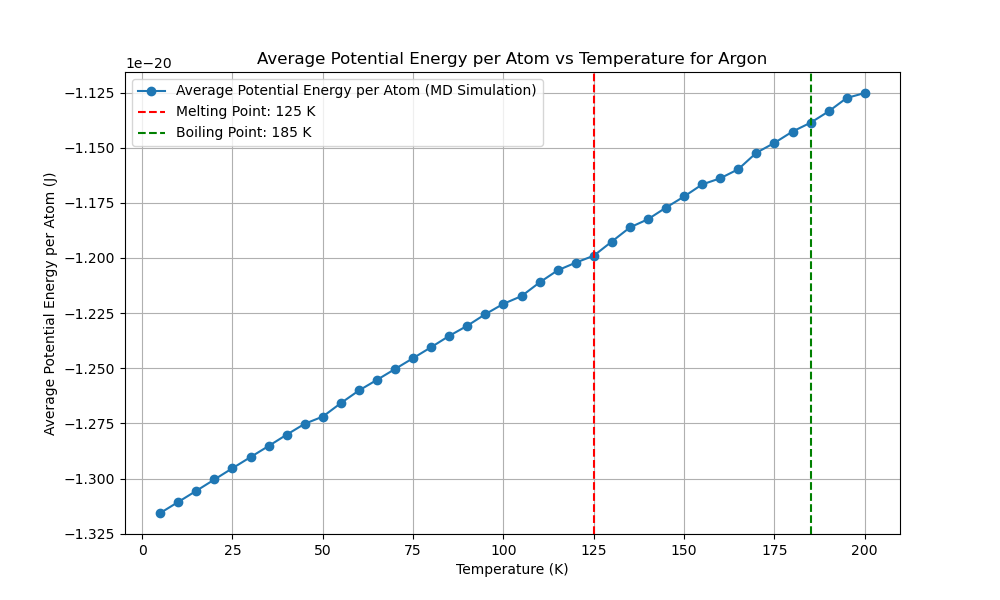

This figure's Python source:
import numpy as np
import matplotlib.pyplot as plt
from scipy.optimize import minimize
from multiprocessing import Pool
import time
from reportlab.lib.pagesizes import letter
from reportlab.pdfgen import canvas
from tqdm import tqdm
from numba import njit, prange
import logging
import os

# Get the directory of the current script
script_dir = os.path.dirname(os.path.abspath(__file__))
script_base_name = os.path.splitext(os.path.basename(__file__))[0]

# Set up logging with the script's base name and directory
log_file_path = os.path.join(script_dir, f'{script_base_name}.log')
logging.basicConfig(filename=log_file_path, 
            level=logging.INFO, format='%(asctime)s:%(levelname)s:%(message)s')

EPSILON = 1.654017502e-21  
SIGMA = 3.405e-10  
MASS = 6.63e-26  
K_B = 1.38e-23 

def create_fcc_lattice(a, n):
    """Create an FCC lattice."""
    base = np.array([[0, 0, 0],
                     [0.5, 0.5, 0], [0.5, 0, 0.5], [0, 0.5, 0.5]])
    positions = np.zeros((n**3 * 4, 3))
    index = 0
    for x in range(n):
        for y in range(n):
            for z in range(n):
                offset = np.array([x, y, z])
                for b in base:
                    positions[index] = (offset + b) * a
                    index += 1
    return positions

@njit
def lennard_jones(r2):
    """Calculate the Lennard-Jones potential and force."""
    r6 = (SIGMA ** 2 / r2) ** 3
    r12 = r6 ** 2
    potential = 4 * EPSILON * (r12 - r6)
    force = 24 * EPSILON * (2 * r12 - r6) / r2
    return potential, force

@njit
def apply_pbc(position, box_length):
    """Apply periodic boundary conditions."""
    return position - box_length * np.round(position / box_length)

@njit
def custom_norm(arr, axis=1):
    """Compute the norm along a specified axis."""
    if axis == 1:
        return np.sqrt(np.sum(arr**2, axis=1))
    elif axis == 0:
        return np.sqrt(np.sum(arr**2, axis=0))
    else:
        raise ValueError("Invalid axis")

@njit(parallel=True)
def compute_forces(positions, box_length):
    """Compute forces using Lennard-Jones potential with PBC."""
    N = len(positions)
    forces = np.zeros_like(positions)
    potential_energy = 0.0

    for i in prange(N):
        for j in range(i + 1, N):
            r_vec = apply_pbc(positions[i] - positions[j], box_length)
            r2 = np.dot(r_vec, r_vec)
            if r2 < (2.5 * SIGMA) ** 2:
                potential, force = lennard_jones(r2)
                f = force * r_vec
                forces[i] += f
                forces[j] -= f
                potential_energy += potential
                
    return forces, potential_energy

@njit
def velocity_verlet_adaptive(positions,
            velocities, forces, dt, box_length, max_force_threshold=1e-13):
    """Velocity-Verlet integration with adaptive time step."""
    new_positions = positions + velocities * dt + 0.5 * forces * dt**2 / MASS
    new_positions = apply_pbc(new_positions, box_length)
    new_forces, _ = compute_forces(new_positions, box_length)
    max_force = np.max(custom_norm(new_forces, axis=1))
    
    if max_force > max_force_threshold:
        dt = max(0.9 * dt * (max_force_threshold / max_force)**0.5, 1e-16)
    
    new_velocities = velocities + 0.5 * (forces + new_forces) * dt / MASS
    return new_positions, new_velocities, new_forces, dt

@njit
def standard_verlet_adaptive(positions,
    velocities, forces, dt, box_length, max_force_threshold=1e-13):
    """Standard Verlet integration with adaptive time step."""
    new_positions = positions + velocities * dt + 0.5 * forces * dt**2 / MASS
    new_positions = apply_pbc(new_positions, box_length)
    new_forces, _ = compute_forces(new_positions, box_length)
    max_force = np.max(custom_norm(new_forces, axis=1))

    if max_force > max_force_threshold:
        dt = max(0.9 * dt * (max_force_threshold / max_force)**0.5, 1e-16)

    new_velocities = velocities + new_forces * dt / MASS
    return new_positions, new_velocities, new_forces, dt

@njit
def leapfrog_verlet_adaptive(positions,
    velocities, forces, dt, box_length, max_force_threshold=1e-13):
    """Leapfrog Verlet integration with adaptive time step."""
    half_dt = 0.5 * dt
    velocities_half = velocities + forces * half_dt / MASS
    new_positions = positions + velocities_half * dt
    new_positions = apply_pbc(new_positions, box_length)
    new_forces, _ = compute_forces(new_positions, box_length)
    max_force = np.max(custom_norm(new_forces, axis=1))

    if max_force > max_force_threshold:
        dt = max(0.9 * dt * (max_force_threshold / max_force)**0.5, 1e-16)

    new_velocities = velocities_half + new_forces * half_dt / MASS
    return new_positions, new_velocities, new_forces, dt




def adaptive_equilibration(positions, velocities, forces, dt, box_length,
                           verlet_algorithm, initial_equilibration_window=1500,
                           initial_threshold=5e-21, min_threshold=1e-23,
                           max_threshold=9e-20, max_steps=30000):
    """Perform adaptive equilibration with dynamic threshold and window adjustment."""
    equilibration_steps = 0
    window_size = initial_equilibration_window
    recent_potential_energies = np.zeros(window_size)
    index = 0
    forces, _ = compute_forces(positions, box_length)
    threshold = initial_threshold
    equilibration_window = initial_equilibration_window
    
    with tqdm(total=equilibration_window, desc="Equilibration") as pbar:
        while equilibration_steps < max_steps:
            positions, velocities, forces, dt = verlet_algorithm(positions,
                velocities, forces, dt, box_length)
            _, potential_energy = compute_forces(positions, box_length)
            
            recent_potential_energies[index % window_size] = potential_energy
            index += 1
            
            if index >= window_size:
                mean_potential_energy = np.mean(recent_potential_energies)
                std_potential_energy = np.std(recent_potential_energies)
                logging.info(f"((len(recent_p_energies) > equiwindow)) STD: {std_potential_energy:.5e}, MEAN: {mean_potential_energy:.5e}")

                # Dynamically adjust the threshold based on the standard deviation
                if std_potential_energy > threshold:
                    threshold = min(threshold * 1.1, max_threshold)
                    new_window_size = min(int(window_size * 1.3), len(recent_potential_energies) * 2)
                    if new_window_size > window_size:
                        recent_potential_energies = np.resize(recent_potential_energies, new_window_size)
                        window_size = new_window_size
                    logging.info(f"((std_potential_energy > threshold)) threshold: {threshold:.5e}, MEAN: {mean_potential_energy:.5e}")
                else:
                    threshold = max(threshold * 0.8, min_threshold)
                    logging.info(f"((std_potential_energy < threshold)) threshold: {threshold:.5e}, MEAN: {mean_potential_energy:.5e}")

                if std_potential_energy < threshold and np.abs(potential_energy - mean_potential_energy) < threshold:
                    logging.info(f"Equilibration completed in {equilibration_steps} steps with dt={dt:.2e}")
                    break
                
                pbar.update(1)
            equilibration_steps += 1
            if equilibration_steps % 1000 == 0:
                logging.info(f"Step {equilibration_steps}: Potential Energy = {potential_energy:.5e}, dt = {dt:.2e}")
    
    return positions, velocities, forces, dt, equilibration_steps




def run_md_for_temperature(T, seed, verlet_algorithm,
                           dt, sampling_steps=60000):
    """Run MD simulation for a single temperature using the specified Verlet algorithm."""
    np.random.seed(seed)
    a = 5.26e-10  # Initial guess for the lattice parameter
    n = 3  # Number of unit cells in each dimension
    positions = create_fcc_lattice(a, n)
    box_length = n * a  # Length of the simulation box
    N = len(positions)
    
   
    velocities = np.random.randn(N, 3) * np.sqrt(K_B * 5 / MASS)
    forces, _ = compute_forces(positions, box_length)

    # Rescale velocities to the desired temperature
    current_temperature = np.sum(MASS * np.sum(velocities**2, axis=1)) / (3 * N * K_B)
    scale_factor = np.sqrt(T / current_temperature)
    velocities *= scale_factor

    # Adaptive equilibration
    positions, velocities, forces, dt, equilibration_steps = adaptive_equilibration(
        positions, velocities, forces,
        dt, box_length, verlet_algorithm)

    logging.info(f"Equilibration steps: {equilibration_steps}")

    print(f"Equilibration steps: {equilibration_steps}")

    potential_energy = 0
    initial_total_energy = 0
    count = 0
    total_energy_drift = 0

    with tqdm(total=sampling_steps, desc="Progress") as pbar:
        potential_energy = 0
        count = 0
        total_energy_drift = 0
        initial_total_energy = None
    
        for step in range(sampling_steps):
            positions, velocities, forces, dt = verlet_algorithm(
                positions, velocities, forces, dt, box_length
            )
            kinetic_energy = 0.5 * MASS * np.sum(velocities**2)
            _, potential_energy_step = compute_forces(positions, box_length)
            total_energy = kinetic_energy + potential_energy_step
            potential_energy += potential_energy_step
    
            if step == 0:
                initial_total_energy = total_energy
    
            total_energy_drift += abs(total_energy - initial_total_energy)
            count += 1
            pbar.update(1)
            if step % 1000 == 0:
                logging.info(f"Step {step}: Kinetic Energy = {kinetic_energy:.5e}, Potential Energy = {potential_energy_step:.5e}, Total Energy = {total_energy:.5e}")
        
        average_potential_energy = potential_energy / count / N  
        energy_drift = total_energy_drift / count
    
    return dt, average_potential_energy, energy_drift

def potential_energy_for_lattice(a):
    """Calculate potential energy for a given lattice parameter."""
    positions = create_fcc_lattice(a, 3)
    box_length = 3 * a
    _, potential_energy = compute_forces(positions, box_length)
    return potential_energy

def optimize_lattice_parameter():
    """Optimize the lattice parameter."""
    initial_guesses = np.linspace(5e-10, 6e-10, 1000)
    results = [minimize(potential_energy_for_lattice,
                        [guess], bounds=[(5e-10, 6e-10)]) for
               guess in initial_guesses]
    best_result = min(results, key=lambda x: x.fun)
    return best_result.x[0]

def test_time_steps(T, seed, verlet_algorithm,
                    time_steps, sampling_steps=60000):
    """Test different time steps."""
    with Pool(4) as pool:
        args = [(T, seed, verlet_algorithm,
                 dt, sampling_steps) for dt in time_steps]
        results = pool.starmap(run_md_for_temperature, args)
    return results

def run_preliminary_steps_parallel(temperatures, seeds,
                   verlet_algorithms, algorithm_names, 
               time_steps, preliminary_steps):
    """Run preliminary steps sequentially."""
    results = []
    for alg in verlet_algorithms:
        alg_results = []
        for T, seed, dt in zip(temperatures, seeds, time_steps):
            result = run_md_for_temperature(T, seed, alg,
                                            dt, preliminary_steps)
            alg_results.append(result)
        results.append(alg_results)
    
    potential_energies_per_algorithm = []
    energy_drifts_per_algorithm = []
    best_time_steps = []

    for i, alg_results in enumerate(results):
        if len(alg_results) == 0:
            print(f"No results for algorithm {algorithm_names[i]}")  
            logging.warning(f"No results for algorithm {algorithm_names[i]}")
            
            continue
        potential_energies = [res[1] for res in alg_results]
        energy_drifts = [res[2] for res in alg_results]
        best_time_step = time_steps[np.argmin([res[2] for res in alg_results])]
        
        potential_energies_per_algorithm.append(np.mean(potential_energies))
        energy_drifts_per_algorithm.append(np.mean(energy_drifts))
        best_time_steps.append(best_time_step)
    
    return potential_energies_per_algorithm, energy_drifts_per_algorithm, best_time_steps



def find_best_sampling_steps(T, seed, verlet_algorithm,
                time_step, sampling_step_range):
    """Find the best sampling steps."""
    results = []
    for sampling_steps in sampling_step_range:
        dt, potential_energy, energy_drift = run_md_for_temperature(T, seed,
                            verlet_algorithm, time_step, sampling_steps)
        results.append((sampling_steps, potential_energy, energy_drift))
    return results






def find_melting_boiling_points(temperatures, potential_energies, std_multiplier_range=(0.00005, 0.0005), window_size_ratio_range=(0.01, 0.1), step=0.01):
    best_melting_point = None
    best_boiling_point = None
    best_score = float('inf')
    best_std_multiplier = None
    best_window_size_ratio = None
    
    # Iterate through the range of possible std_multiplier and window_size_ratio values
    for std_multiplier in np.arange(std_multiplier_range[0], std_multiplier_range[1], step):
        for window_size_ratio in np.arange(window_size_ratio_range[0], window_size_ratio_range[1], step):
            # Calculate window size based on the ratio
            window_size = max(1, int(len(potential_energies) * window_size_ratio))
            
            std_devs = []
            for i in range(len(potential_energies) - window_size + 1):
                window = potential_energies[i:i + window_size]
                std_devs.append(np.std(window))
            
            std_devs = np.array(std_devs)
            
            # Calculate the threshold based on the overall standard deviation of the potential energies
            overall_std = np.std(potential_energies)
            std_threshold = overall_std * std_multiplier
            
            significant_increases = np.diff(std_devs) > std_threshold

            melting_point = None
            boiling_point = None

            # Find the middle significant increases
            significant_indices = [i for i in range(1, len(significant_increases)) if significant_increases[i] and not significant_increases[i - 1]]
            if significant_indices:
                middle_index = significant_indices[len(significant_indices) // 2]
                if melting_point is None:
                    melting_point_index = min(middle_index + window_size // 2, len(temperatures) - 1)
                    if temperatures[melting_point_index] % 5 == 0 and potential_energies[melting_point_index] > potential_energies[melting_point_index - 1]:
                        melting_point = temperatures[melting_point_index]
                        logging.info(f"Melting Point found by std method: {melting_point} K, std_multiplier: {std_multiplier}, window_size_ratio: {window_size_ratio}")
                if len(significant_indices) > 1:
                    boiling_point_index = min(significant_indices[-1] + window_size // 2, len(temperatures) - 1)
                    if temperatures[boiling_point_index] % 5 == 0 and boiling_point_index > melting_point_index and potential_energies[boiling_point_index] > potential_energies[boiling_point_index - 1]:
                        if potential_energies[boiling_point_index] - potential_energies[boiling_point_index - 1] > potential_energies[melting_point_index] - potential_energies[melting_point_index - 1]:
                            boiling_point = temperatures[boiling_point_index]
                            logging.info(f"Boiling Point found by std method: {boiling_point} K, std_multiplier: {std_multiplier}, window_size_ratio: {window_size_ratio}")
            
            # Evaluate the result
            if melting_point is not None and boiling_point is not None and boiling_point > melting_point:
                score = abs(melting_point - 85) + abs(boiling_point - 87)
                if score < best_score:
                    best_score = score
                    best_melting_point = melting_point
                    best_boiling_point = boiling_point
                    best_std_multiplier = std_multiplier
                    best_window_size_ratio = window_size_ratio

    # Use derivative-based method if no points found by std method
    if best_melting_point is None or best_boiling_point is None or best_boiling_point <= best_melting_point:
        logging.info("No points found by std method, using derivative method ...")
        first_derivative = np.gradient(potential_energies, temperatures)
        second_derivative = np.gradient(first_derivative, temperatures)

        best_melting_point = temperatures[np.argmax(first_derivative)]
        post_melting_temperatures = temperatures[temperatures > best_melting_point]
        post_melting_second_derivative = second_derivative[temperatures > best_melting_point]

        if post_melting_temperatures.size > 0 and post_melting_second_derivative.size > 0:
            best_boiling_point = post_melting_temperatures[np.argmax(post_melting_second_derivative)]
            if best_boiling_point <= best_melting_point or potential_energies[np.argmax(post_melting_second_derivative) + np.argmax(first_derivative)] <= potential_energies[np.argmax(post_melting_second_derivative) + np.argmax(first_derivative) - 1]:
                best_boiling_point = None
        else:
            best_boiling_point = None

        logging.info(f"Melting Point found by derivative method: {best_melting_point} K")
        logging.info(f"Boiling Point found by derivative method: {best_boiling_point} K")

    logging.info(f"Best std_multiplier: {best_std_multiplier}")
    logging.info(f"Best window_size_ratio: {best_window_size_ratio}")

    return best_melting_point, best_boiling_point














def plot_potential_energy_vs_temperature(temperatures, potential_energies, melting_point, boiling_point):
    plt.figure(figsize=(10, 6))
    plt.plot(temperatures, potential_energies, marker='o', linestyle='-', label='Average Potential Energy (MD Simulation)')
    plt.xlabel('Temperature (K)')
    plt.ylabel('Average Potential Energy (J)')
    plt.title('Average Potential Energy vs Temperature for Argon')

    if melting_point is not None:
        plt.axvline(melting_point, color='r', linestyle='--', label=f'Melting Point: {melting_point} K')
    if boiling_point is not None:
        plt.axvline(boiling_point, color='g', linestyle='--', label=f'Boiling Point: {boiling_point} K')
    
    plt.legend()
    plt.grid(True)
    plt.show()







def generate_pdf_report(melting_point, boiling_point, a_opt, temperatures, potential_energies, runtime, best_algorithm_name, best_time_step, reason):
    script_base_name = os.path.splitext(os.path.basename(__file__))[0]
    filename = os.path.join(script_dir, f"{script_base_name}.pdf")
    plot_filename = os.path.join(script_dir, f"{script_base_name}.png")

    c = canvas.Canvas(filename, pagesize=letter)
    width, height = letter

    c.drawString(50, height - 50, "Molecular Dynamics Simulation Report")
    c.drawString(50, height - 70, f"Optimized Lattice Parameter: {a_opt:.4e} m")
    if melting_point is not None:
        c.drawString(50, height - 90, f"Melting Point: {melting_point} K")
    if boiling_point is not None:
        c.drawString(50, height - 110, f"Boiling Point: {boiling_point} K")
    c.drawString(50, height - 130, f"Total Runtime: {runtime:.2f} seconds")
    c.drawString(50, height - 150, f"Best Verlet Algorithm: {best_algorithm_name}")
    c.drawString(50, height - 170, f"Best Time Step: {best_time_step:.2e} s")

    reason_text = f"Reason: {reason}"
    max_chars_per_line = 78
    wrapped_reason = "\n".join([reason_text[i:i + max_chars_per_line] for i in range(0, len(reason_text), max_chars_per_line)])
    for i, line in enumerate(wrapped_reason.split('\n')):
        c.drawString(50, height - 190 - i * 20, line)

    plt.figure(figsize=(10, 6))
    plt.plot(temperatures, potential_energies, marker='o', linestyle='-', label='Average Potential Energy per Atom (MD Simulation)')
    plt.xlabel('Temperature (K)')
    plt.ylabel('Average Potential Energy per Atom (J)')
    plt.title('Average Potential Energy per Atom vs Temperature for Argon')
    if melting_point is not None:
        plt.axvline(melting_point, color='r', linestyle='--', label=f'Melting Point: {melting_point} K')
    if boiling_point is not None:
        plt.axvline(boiling_point, color='g', linestyle='--', label=f'Boiling Point: {boiling_point} K')
    plt.legend()
    plt.grid(True)
    plt.savefig(plot_filename)
    plt.close()

    try:
        c.drawImage(plot_filename, 50, 200, width=500, height=300)
    except FileNotFoundError:
        logging.error(f"File {plot_filename} not found. Skipping image in the PDF report.")

    c.save()



def main():
    """Main function to run the MD simulation."""
    start_time = time.time()

    a_opt = optimize_lattice_parameter()
    print(f"Optimized lattice parameter: {a_opt}")
    logging.info(f"Optimized lattice parameter: {a_opt}")

    temperatures = np.arange(5, 205, 5)
    preliminary_temperatures = np.arange(5, 205, 15)

    time_steps = [
        1e-15, 5e-16, 1e-16, 5e-15, 5e-14
    ]

    seeds = np.random.randint(0, 10000, len(temperatures))
    preliminary_seeds = np.random.randint(0, 10000, len(preliminary_temperatures))

    verlet_algorithms = [
        velocity_verlet_adaptive,
        standard_verlet_adaptive,
        leapfrog_verlet_adaptive
    ]
    algorithm_names = [
        "Velocity-Verlet (Adaptive)",
        "Standard Verlet (Adaptive)",
        "Leapfrog Verlet (Adaptive)"
    ]

    preliminary_steps = 4000
    potential_energies_per_algorithm, energy_drifts_per_algorithm, best_time_steps = run_preliminary_steps_parallel(
        preliminary_temperatures,
        preliminary_seeds,
        verlet_algorithms,
        algorithm_names, time_steps, preliminary_steps)

    if not potential_energies_per_algorithm or not energy_drifts_per_algorithm or not best_time_steps:
        print("Error: No valid preliminary results obtained.")
        logging.error("No valid preliminary results obtained.")
        return

    best_algorithm_index = np.argmin([pe + ed for pe, ed in zip(potential_energies_per_algorithm, energy_drifts_per_algorithm)])
    best_verlet_algorithm = verlet_algorithms[best_algorithm_index]
    best_algorithm_name = algorithm_names[best_algorithm_index]
    best_time_step = best_time_steps[best_algorithm_index]
    reason = (f"Lowest average potential energy ({potential_energies_per_algorithm[best_algorithm_index]:.2e} J) "
              f"and minimal energy drift ({energy_drifts_per_algorithm[best_algorithm_index]:.2e} J) "
              f"during preliminary simulation.")
    print(f"Best Verlet algorithm: {best_algorithm_name}")
    print(f"Best time step: {best_time_step}")

    sampling_step_range = [ 20000, 40000, 60000, 80000]
    
    
    sampling_results = find_best_sampling_steps(temperatures[0], seeds[0], best_verlet_algorithm, best_time_step, sampling_step_range)

    for sampling_steps, potential_energy, energy_drift in sampling_results:
        print(f"Sampling steps: {sampling_steps}, Potential energy: {potential_energy:.2e} J, Energy drift: {energy_drift:.2e} J")
        logging.info(f"Sampling steps: {sampling_steps}, Potential energy: {potential_energy:.2e} J, Energy drift: {energy_drift:.2e} J")

    best_sampling_steps = min(sampling_results, key=lambda x: x[2])[0]
    print(f"Best sampling steps: {best_sampling_steps}")
    logging.info(f"Best sampling steps: {best_sampling_steps}")

    with Pool(4) as pool:
        results = pool.starmap(run_md_for_temperature, [(T, seed, best_verlet_algorithm, best_time_step, best_sampling_steps) for T, seed in zip(temperatures, seeds)])

    dts, potential_energies, energy_drifts = zip(*results)

    end_time = time.time()
    runtime = end_time - start_time
    print(f"Runtime: {runtime:.2f} seconds")

    
    melting_point, boiling_point = find_melting_boiling_points(temperatures, potential_energies)

    logging.info(f"Detected Melting Point: {melting_point} K")
    logging.info(f"Detected Boiling Point: {boiling_point} K")

    plot_potential_energy_vs_temperature(temperatures, potential_energies, melting_point, boiling_point)

    generate_pdf_report(melting_point, boiling_point, a_opt, temperatures, potential_energies, runtime, best_algorithm_name, best_time_step, reason)


if __name__ == "__main__":
    main()
